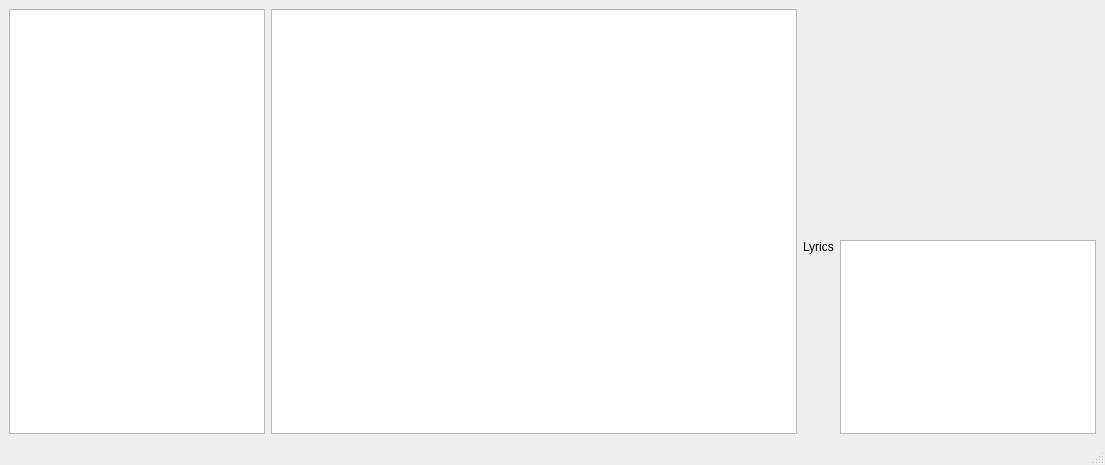
<?xml version="1.0" encoding="UTF-8"?>
<ui version="4.0">
 <class>MainWindow</class>
 <widget class="QMainWindow" name="MainWindow">
  <property name="geometry">
   <rect>
    <x>0</x>
    <y>0</y>
    <width>1105</width>
    <height>465</height>
   </rect>
  </property>
  <property name="focusPolicy">
   <enum>Qt::ClickFocus</enum>
  </property>
  <property name="windowTitle">
   <string>MainWindow</string>
  </property>
  <property name="windowIcon">
   <iconset>
    <normaloff>../tag.png</normaloff>../tag.png</iconset>
  </property>
  <widget class="QWidget" name="centralwidget">
   <layout class="QGridLayout" name="gridLayout_3">
    <item row="0" column="1">
     <widget class="TableView" name="tableView">
      <property name="sizePolicy">
       <sizepolicy hsizetype="Expanding" vsizetype="Expanding">
        <horstretch>0</horstretch>
        <verstretch>0</verstretch>
       </sizepolicy>
      </property>
      <property name="minimumSize">
       <size>
        <width>500</width>
        <height>0</height>
       </size>
      </property>
      <property name="lineWidth">
       <number>0</number>
      </property>
      <property name="alternatingRowColors">
       <bool>false</bool>
      </property>
      <property name="selectionMode">
       <enum>QAbstractItemView::ExtendedSelection</enum>
      </property>
      <property name="selectionBehavior">
       <enum>QAbstractItemView::SelectRows</enum>
      </property>
      <property name="showGrid">
       <bool>false</bool>
      </property>
      <property name="sortingEnabled">
       <bool>true</bool>
      </property>
      <attribute name="horizontalHeaderCascadingSectionResizes">
       <bool>true</bool>
      </attribute>
      <attribute name="horizontalHeaderMinimumSectionSize">
       <number>19</number>
      </attribute>
      <attribute name="horizontalHeaderStretchLastSection">
       <bool>true</bool>
      </attribute>
      <attribute name="verticalHeaderVisible">
       <bool>false</bool>
      </attribute>
      <attribute name="verticalHeaderHighlightSections">
       <bool>false</bool>
      </attribute>
      <attribute name="verticalHeaderStretchLastSection">
       <bool>false</bool>
      </attribute>
     </widget>
    </item>
    <item row="0" column="0">
     <widget class="QTreeView" name="treeView">
      <property name="enabled">
       <bool>true</bool>
      </property>
      <property name="sizePolicy">
       <sizepolicy hsizetype="Fixed" vsizetype="Expanding">
        <horstretch>0</horstretch>
        <verstretch>0</verstretch>
       </sizepolicy>
      </property>
     </widget>
    </item>
    <item row="0" column="3">
     <layout class="QGridLayout" name="gridLayout">
      <property name="sizeConstraint">
       <enum>QLayout::SetDefaultConstraint</enum>
      </property>
      <item row="3" column="1" alignment="Qt::AlignTop">
       <widget class="QLabel" name="label_6">
        <property name="sizePolicy">
         <sizepolicy hsizetype="Fixed" vsizetype="Expanding">
          <horstretch>0</horstretch>
          <verstretch>0</verstretch>
         </sizepolicy>
        </property>
        <property name="text">
         <string>Lyrics</string>
        </property>
       </widget>
      </item>
      <item row="1" column="3" alignment="Qt::AlignHCenter|Qt::AlignTop">
       <widget class="QPushButton" name="coverImage">
        <property name="enabled">
         <bool>false</bool>
        </property>
        <property name="sizePolicy">
         <sizepolicy hsizetype="Fixed" vsizetype="Fixed">
          <horstretch>0</horstretch>
          <verstretch>0</verstretch>
         </sizepolicy>
        </property>
        <property name="minimumSize">
         <size>
          <width>225</width>
          <height>225</height>
         </size>
        </property>
        <property name="maximumSize">
         <size>
          <width>225</width>
          <height>225</height>
         </size>
        </property>
        <property name="focusPolicy">
         <enum>Qt::NoFocus</enum>
        </property>
        <property name="toolTip">
         <string>&lt;html&gt;&lt;head/&gt;&lt;body&gt;&lt;p&gt;&lt;span style=&quot; font-size:12pt; font-style:italic;&quot;&gt;Press to change&lt;/span&gt;&lt;/p&gt;&lt;/body&gt;&lt;/html&gt;</string>
        </property>
        <property name="autoFillBackground">
         <bool>false</bool>
        </property>
        <property name="styleSheet">
         <string notr="true"/>
        </property>
        <property name="text">
         <string/>
        </property>
        <property name="autoRepeat">
         <bool>false</bool>
        </property>
        <property name="autoDefault">
         <bool>false</bool>
        </property>
        <property name="default">
         <bool>false</bool>
        </property>
        <property name="flat">
         <bool>true</bool>
        </property>
       </widget>
      </item>
      <item row="3" column="3">
       <widget class="QPlainTextEdit" name="Lyrics">
        <property name="enabled">
         <bool>true</bool>
        </property>
        <property name="sizePolicy">
         <sizepolicy hsizetype="Fixed" vsizetype="Expanding">
          <horstretch>0</horstretch>
          <verstretch>0</verstretch>
         </sizepolicy>
        </property>
        <property name="minimumSize">
         <size>
          <width>256</width>
          <height>177</height>
         </size>
        </property>
        <property name="cursor" stdset="0">
         <cursorShape>ArrowCursor</cursorShape>
        </property>
        <property name="focusPolicy">
         <enum>Qt::NoFocus</enum>
        </property>
        <property name="undoRedoEnabled">
         <bool>false</bool>
        </property>
       </widget>
      </item>
     </layout>
    </item>
   </layout>
  </widget>
  <widget class="QStatusBar" name="statusbar"/>
  <action name="actionOpen">
   <property name="checkable">
    <bool>true</bool>
   </property>
   <property name="text">
    <string>&amp;Open...</string>
   </property>
  </action>
  <action name="actionSave">
   <property name="checkable">
    <bool>true</bool>
   </property>
   <property name="text">
    <string>&amp;Save</string>
   </property>
  </action>
  <action name="actionExit">
   <property name="checkable">
    <bool>true</bool>
   </property>
   <property name="text">
    <string>&amp;Exit</string>
   </property>
  </action>
  <action name="actionUndo">
   <property name="checkable">
    <bool>true</bool>
   </property>
   <property name="text">
    <string>&amp;Undo</string>
   </property>
  </action>
  <action name="actionRedo">
   <property name="checkable">
    <bool>true</bool>
   </property>
   <property name="text">
    <string>&amp;Redo</string>
   </property>
  </action>
  <action name="actionAbout">
   <property name="checkable">
    <bool>true</bool>
   </property>
   <property name="text">
    <string>&amp;About</string>
   </property>
  </action>
  <action name="actionTerms_of_use">
   <property name="checkable">
    <bool>true</bool>
   </property>
   <property name="text">
    <string>&amp;Terms of use</string>
   </property>
  </action>
  <action name="actionGuide">
   <property name="checkable">
    <bool>true</bool>
   </property>
   <property name="text">
    <string>&amp;Guide</string>
   </property>
  </action>
 </widget>
 <customwidgets>
  <customwidget>
   <class>TableView</class>
   <extends>QTableView</extends>
   <header location="global">TableView.h</header>
  </customwidget>
 </customwidgets>
 <resources/>
 <connections/>
</ui>
